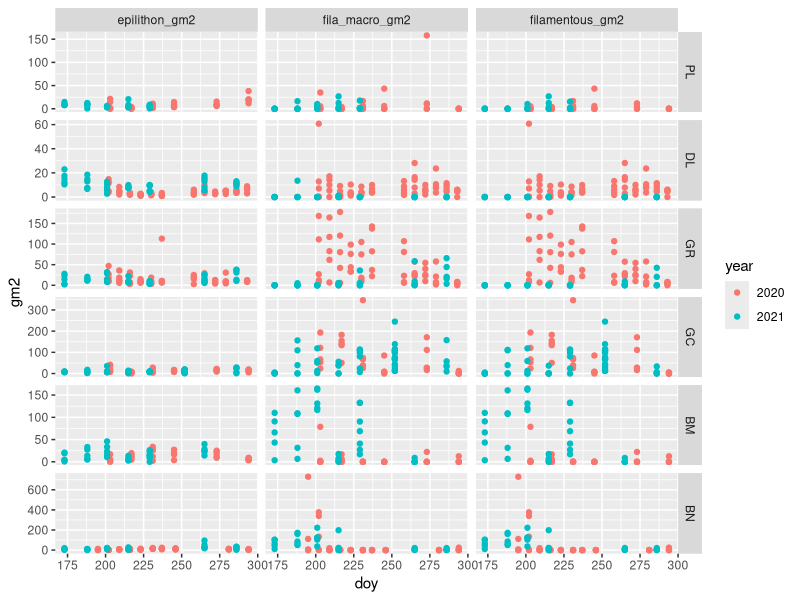
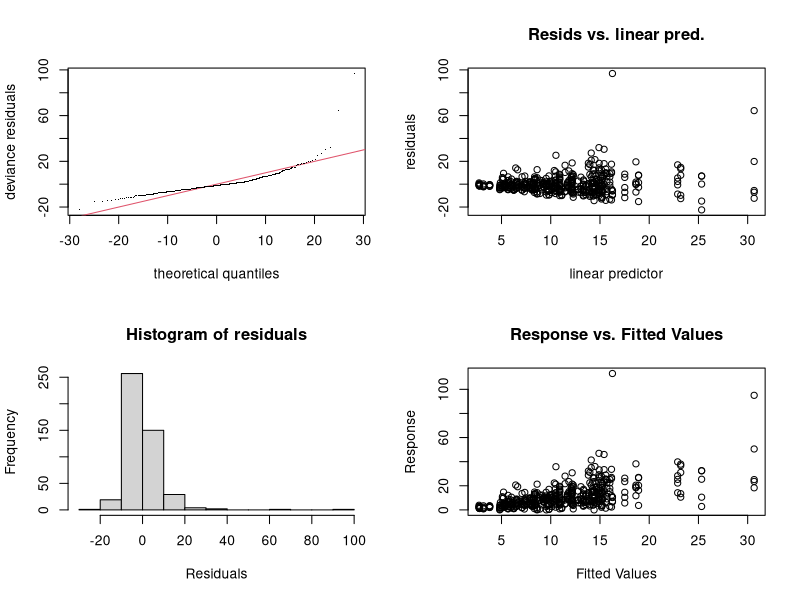
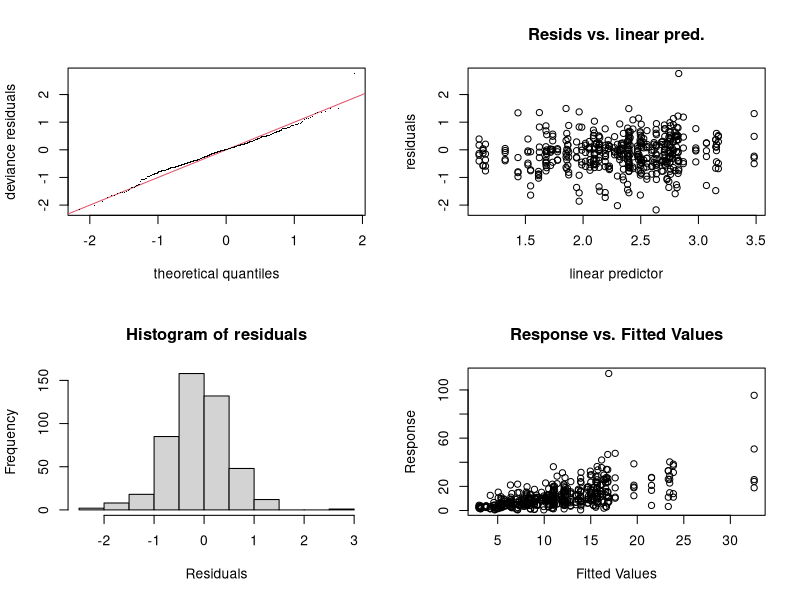
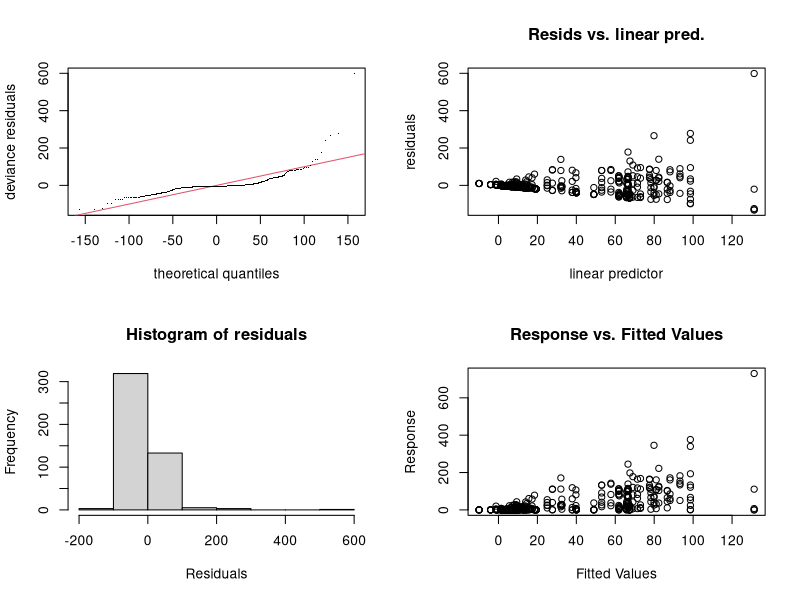
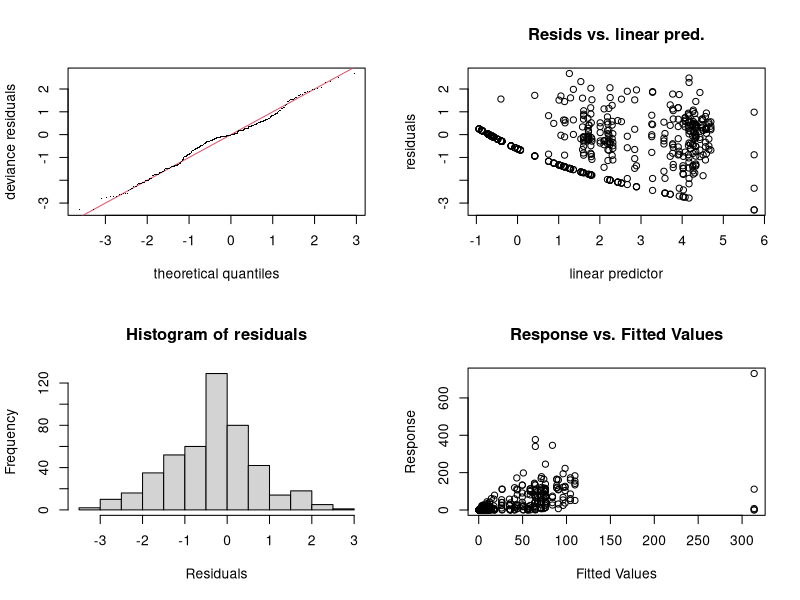
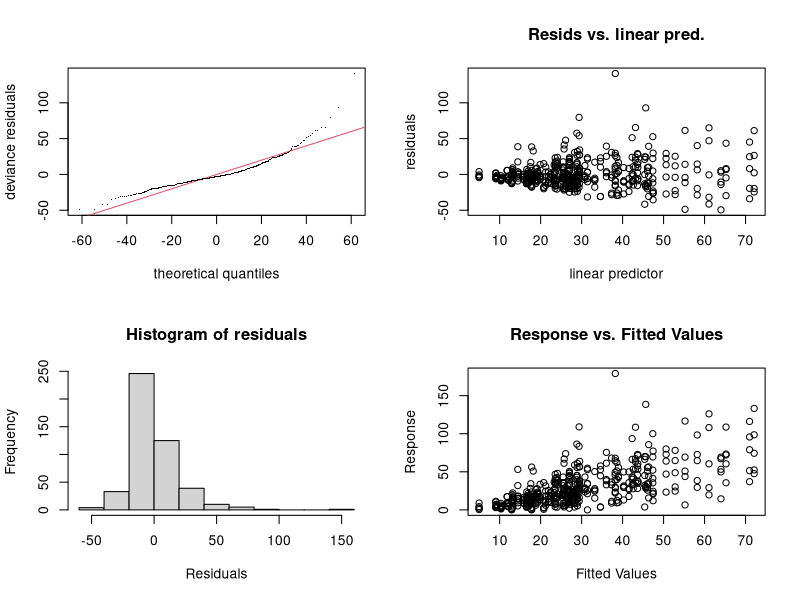
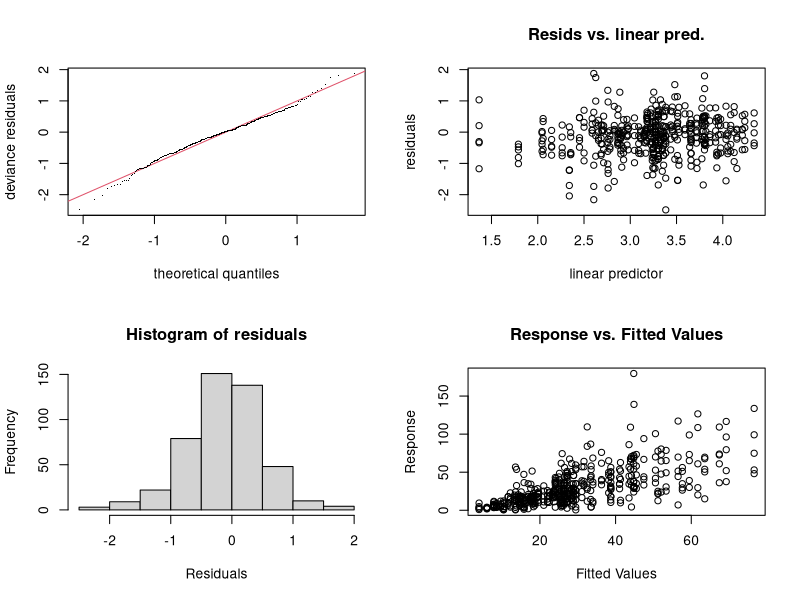
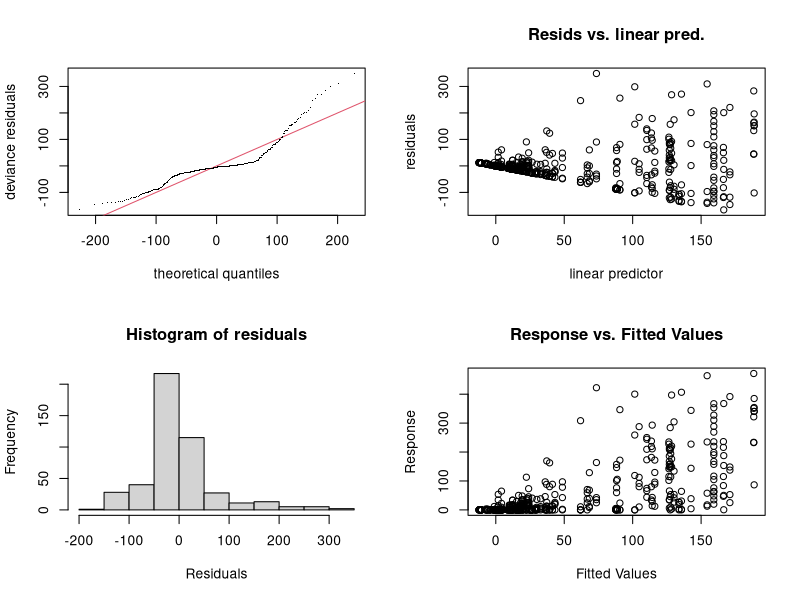

R code for these plots, in order: (Note: this script raises an error after producing the figures.)
# fit GAMS to biomass data
# 10/2022

library(tidyverse)
library(mgcv)

biomass <- read_csv('data/biomass_data/biomass_working_data.csv') %>%
    filter(!is.na(site) & site != 'CR') %>%
    mutate(site = factor(site, levels = c('PL', 'DL', 'GR', 'GC', 'BM', 'BN')),
           year = as.factor(lubridate::year(date)),
           site_year = paste(site, year, sep = '_'))

glimpse(biomass)


# look at the data
biomass %>%
    select(date, doy, year, site, ends_with('_gm2')) %>%
    pivot_longer(cols = -c('date', 'doy', 'year', 'site'),
                 names_to = 'bm_category',
                 values_to = 'gm2') %>%
    ggplot(aes(doy, gm2, col = year)) +
    geom_point() +
    facet_grid(site~bm_category, scales = 'free_y')



dates <- c(seq(min(biomass$date), max(biomass$date[biomass$year == 2020]), by = 'day'),
           seq(min(biomass$date[biomass$year == 2021]), max(biomass$date), by = 'day'))


# fit gams
preds <- data.frame(date = dates,
                    doy = as.numeric(format(dates, '%j')),
                    year = lubridate::year(dates))%>%
    mutate(year = as.factor(year))
s_preds <- data.frame()
for(site in unique(biomass$site)){
    preds$site = site
    s_preds <- bind_rows(s_preds, preds)
}
s_preds_lin <- s_preds_gamma <-
    mutate(s_preds,
           site_year = as.factor(paste(site, year, sep = '_'))) %>%
    tibble()

link_fn = 'log' # gamma link function, log or inverse?
delta = 0.5
par(mfrow = c(2,2))

# try it for all sites
biomass$site_year <- factor(biomass$site_year)
fg2_gamma <- gam(epilithon_gm2 + delta ~ s(doy) +
                  s(doy, site_year, bs = 'fs'),
              data = biomass, method = 'REML',
              family = Gamma(link = link_fn))

fg2 <- gam(epilithon_gm2 ~ s(doy) +
               s(doy, site_year, bs = 'fs'),
           data = biomass, method = 'REML', family = 'gaussian')

gam.check(fg2)

gam.check(fg2_gamma)
AIC(fg2)
AIC(fg2_gamma)

pp_lin <- mgcv::predict.gam(fg2, s_preds_lin, se.fit = TRUE)
pp_gamma <- mgcv::predict.gam(fg2_gamma, s_preds_gamma, type = 'response',
                        se.fit = TRUE)

s_preds_lin <- mutate(s_preds_lin,
                      epil_gm2_fit = c(pp_lin$fit),
                      epil_gm2_se = c(pp_lin$se.fit))
s_preds_gamma <- mutate(s_preds_gamma,
                        epil_gm2_fit = c(pp_gamma$fit) - delta,
                        epil_gm2_se = c(pp_gamma$se.fit))

# filamentous
fg2_fila_gamma <- gam(filamentous_gm2 +delta ~ s(doy) +
                          s(doy, site_year, bs = 'fs'),
                      data = biomass, method = 'REML',
                      family = Gamma(link = link_fn))

fg2_fila <- gam(filamentous_gm2 ~ s(doy) +
                    s(doy, site_year, bs = 'fs'),
                data = biomass, method = 'REML', family = 'gaussian')

AIC(fg2_fila)
AIC(fg2_fila_gamma)

gam.check(fg2_fila)
gam.check(fg2_fila_gamma)


pp_lin <- mgcv::predict.gam(fg2_fila, s_preds_lin, se.fit = TRUE)
pp_gamma <- mgcv::predict.gam(fg2_fila_gamma, type = 'response',
                              s_preds_gamma, se.fit = TRUE)

s_preds_lin <- mutate(s_preds_lin,
                      fila_gm2_fit = c(pp_lin$fit),
                      fila_gm2_se = c(pp_lin$se.fit))
s_preds_gamma <- mutate(s_preds_gamma,
                        fila_gm2_fit = c(pp_gamma$fit)-delta,
                        fila_gm2_se = c(pp_gamma$se.fit))


# chlorophyll
fg2_chla_gamma <- gam(epilithon_chla_mgm2 + delta ~ s(doy) +
                          s(doy, site_year, bs = 'fs'),
                      data = biomass, method = 'REML',
                      family = Gamma(link = link_fn))
fg2_chla <- gam(epilithon_chla_mgm2 ~ s(doy) +
                  s(doy, site_year, bs = 'fs'),
              data = biomass, method = 'REML', family = 'gaussian')

gam.check(fg2_chla)
gam.check(fg2_chla_gamma)

AIC(fg2_chla_gamma)
AIC(fg2_chla)

pp_gamma <- mgcv::predict.gam(fg2_chla_gamma, s_preds_gamma,
                              type ='response', se.fit = TRUE)
pp_lin <- mgcv::predict.gam(fg2_chla, s_preds_lin, se.fit = TRUE)

s_preds_lin <- mutate(s_preds_lin,
                      epil_chla_mgm2_fit = c(pp_lin$fit),
                      epil_chla_mgm2_se = c(pp_lin$se.fit))
s_preds_gamma <- mutate(s_preds_gamma,
                        epil_chla_mgm2_fit = c(pp_gamma$fit) - delta,
                        epil_chla_mgm2_se = c(pp_gamma$se.fit))

# filamentous
fg2_fila_chla_gamma <- gam(filamentous_chla_mgm2 +delta ~ s(doy) +
                               s(doy, site_year, bs = 'fs'),
                           data = biomass, method = 'REML',
                           family = Gamma(link = link_fn))
fg2_fila_chla <- gam(filamentous_chla_mgm2 ~ s(doy) +
                        s(doy, site_year, bs = 'fs'),
                     data = biomass, method = 'REML', family = 'gaussian')

gam.check(fg2_fila_chla)
gam.check(fg2_fila_chla_gamma)
AIC(fg2_fila_chla)
AIC(fg2_fila_chla_gamma)


pp_gamma <- mgcv::predict.gam(fg2_fila_chla_gamma, s_preds_gamma,
                              type ='response', se.fit = TRUE)
pp_lin <- mgcv::predict.gam(fg2_fila_chla, s_preds_lin, se.fit = TRUE)

s_preds_lin <- mutate(s_preds_lin,
                      fila_chla_mgm2_fit = c(pp_lin$fit),
                      fila_chla_mgm2_se = c(pp_lin$se.fit))
s_preds_gamma <- mutate(s_preds_gamma,
                        fila_chla_mgm2_fit = c(pp_gamma$fit)-delta,
                        fila_chla_mgm2_se = c(pp_gamma$se.fit))

# Calculate fit metrics for the smoothness parameter
k1 <- k.check(fg2) %>% data.frame() %>%
    mutate(model = 'biofilm AFDM',
           smooth_par = c('s(doy)', 's(doy, site_year)')) %>%
    relocate(model, smooth_par)
rownames(k1) <- NULL
k2 <- k.check(fg2_fila) %>% data.frame() %>%
    mutate(model = 'filamentous AFDM',
           smooth_par = c('s(doy)', 's(doy, site_year)')) %>%
    relocate(model, smooth_par)
rownames(k2) <- NULL
k3 <- k.check(fg2_chla) %>% data.frame() %>%
    mutate(model = 'biofilm chla',
           smooth_par = c('s(doy)', 's(doy, site_year)')) %>%
    relocate(model, smooth_par)
rownames(k3) <- NULL
k4 <- k.check(fg2_fila_chla) %>% data.frame() %>%
    mutate(model = 'filamentous chla',
           smooth_par = c('s(doy)', 's(doy, site_year)')) %>%
    relocate(model, smooth_par)
rownames(k4) <- NULL
k_check <- bind_rows(k1, k2, k3, k4)

# gamma model
k1 <- k.check(fg2_gamma) %>% data.frame() %>%
    mutate(model = 'biofilm AFDM',
           smooth_par = c('s(doy)', 's(doy, site_year)')) %>%
    relocate(model, smooth_par)
rownames(k1) <- NULL
k2 <- k.check(fg2_fila_gamma) %>% data.frame() %>%
    mutate(model = 'filamentous AFDM',
           smooth_par = c('s(doy)', 's(doy, site_year)')) %>%
    relocate(model, smooth_par)
rownames(k2) <- NULL
k3 <- k.check(fg2_chla_gamma) %>% data.frame() %>%
    mutate(model = 'biofilm chla',
           smooth_par = c('s(doy)', 's(doy, site_year)')) %>%
    relocate(model, smooth_par)
rownames(k3) <- NULL
k4 <- k.check(fg2_fila_chla_gamma) %>% data.frame() %>%
    mutate(model = 'filamentous chla',
           smooth_par = c('s(doy)', 's(doy, site_year)')) %>%
    relocate(model, smooth_par)
rownames(k4) <- NULL
k_check_gamma <- bind_rows(k1, k2, k3, k4)

# plot diagnostics
png('figures/biomass_idGAMs_diagnostics.png', width = 7.5, height = 7.5,
    units = 'in', res = 300)
    par(mfrow = c(4,4),
        mar = c(3,4,2,2),
        oma = c(0,3,1,0))
    gam.check(fg2_gamma)
    mtext(expression(paste('biofilm g',m^-2)), 2, line = 45)
    gam.check(fg2_fila_gamma)
    mtext(expression(paste('fila. g',m^-2)), 2, line = 45)
    gam.check(fg2_chla_gamma)
    mtext(expression(paste('biofilm chla mg',m^-2)), 2, line = 45)
    gam.check(fg2_fila_chla_gamma)
    mtext(expression(paste('fila. chla mg',m^-2)), 2, line = 45)
dev.off()
png('figures/biomass_linGAMs_diagnostics.png', width = 7.5, height = 7.5,
    units = 'in', res = 300)
    par(mfrow = c(4,4),
        mar = c(3,4,2,2),
        oma = c(0,3,1,0))
    gam.check(fg2)
    mtext(expression(paste('biofilm g',m^-2)), 2, line = 45)
    gam.check(fg2_fila)
    mtext(expression(paste('fila. g',m^-2)), 2, line = 45)
    gam.check(fg2_chla)
    mtext(expression(paste('biofilm chla mg',m^-2)), 2, line = 45)
    gam.check(fg2_fila_chla)
    mtext(expression(paste('fila. chla mg',m^-2)), 2, line = 45)
dev.off()

qq = as_tibble(lapply(s_preds_lin, c)) %>% select(-site_year)
write_csv(qq, 'data/biomass_data/linear_gam_fits_biomass.csv')
write_csv(k_check, 'data/biomass_data/linear_gam_smoothness_parameter_checks.csv')

qq = as_tibble(lapply(s_preds_gamma, c)) %>% select(-site_year) %>%
    mutate(across(starts_with(c('epil', 'fila')),
                              ~case_when(. < 0 ~ 0,
                                         TRUE ~ .)))
write_csv(qq, 'data/biomass_data/log_gamma_gam_fits_biomass.csv')
write_csv(k_check_gamma, 'data/biomass_data/log_gamma_gam_smoothness_parameter_checks.csv')

# plot GAMS
qq <- qq %>%
    mutate(site = factor(site, levels = c('PL', 'DL', 'GR', 'GC', 'BM', 'BN'))) %>%
    pivot_longer(cols = starts_with(c('epil', 'fila')),
             names_to = c('biomass_type', 'units', 'stat'),
             names_pattern = '([a-z]+)_([a-z0-9_]+)_([a-z]+)',
             values_to = 'value') %>%
    pivot_wider(names_from = 'stat', values_from = 'value') %>%
    group_by(site, biomass_type, units) %>%
    mutate(across(c('fit', 'se'), ~zoo::na.approx(., x = date, na.rm = F)))# %>%
    # mutate(fit = case_when(se > fit ~ NA_real_,
    #                        se > 500 ~ NA_real_,
    #                        TRUE ~ fit),
    #        se = case_when(is.na(fit)~NA_real_,
    #                       TRUE ~ se))
meas <- select(biomass, date, site, sample,
       epil_gm2_meas = epilithon_gm2,
       fila_gm2_meas = filamentous_gm2,
       epil_chla_mgm2_meas = epilithon_chla_mgm2,
       fila_chla_mgm2_meas = filamentous_chla_mgm2) %>%
    pivot_longer(cols = starts_with(c('epil', 'fila')),
                 names_to = c('biomass_type', 'units', 'stat'),
                 names_pattern = '([a-z]+)_([a-z0-9_]+)_([a-z]+)',
                 values_to = 'value') %>%
    pivot_wider(names_from = 'stat', values_from = 'value') %>%
    mutate(year = lubridate::year(date))
meas_chl <- filter(meas, units == 'chla_mgm2')
meas_mass <- filter(meas, units == 'gm2')

# mm <- qq %>% filter(units == 'gm2') %>%
#     mutate(fit = fit + x,
#            fit_high = fit + se,
#            fit_low = fit - se,
#            fit_low = case_when(fit_low < 0.3 ~ 0.3,
#                                TRUE ~ fit_low)) %>%
#     ggplot(aes(date, fit, col = biomass_type)) +
#     geom_line()+
#     geom_ribbon(aes(ymax = fit_high, ymin = fit_low,
#                     fill = biomass_type), alpha = 0.4, color = NA)+
#     geom_point(data = meas_mass, aes(date, meas, col = biomass_type))+
#     facet_grid(site~year, scales = 'free_x') +
#     scale_color_discrete(type = c('#1B9EC9', '#97BB43'))+
#     scale_fill_discrete(type = c('#1B9EC9', '#97BB43'))+
#     scale_y_log10(limits = c(0.3, 600))+
#     xlab('Date') +
#     ylab(expression('Algal Standing Crop (AFDM g '~ m^-2*')')) +
#     theme_bw()
# cc <- qq %>%
#     mutate(fit = fit + x,
#            fit_high = fit + se,
#            fit_low = fit - se,
#            fit_low = case_when(fit_low < 0.3 ~ 0.3,
#                                TRUE ~ fit_low)) %>%
#     filter(units == 'chla_mgm2') %>%
#     ggplot(aes(date, fit, col = biomass_type)) +
#     geom_line()+
#     geom_ribbon(aes(ymax = fit_high, ymin = fit_low,
#                     fill = biomass_type), alpha = 0.4, color = NA)+
#     geom_point(data = meas_chl, aes(date, meas, col = biomass_type))+
#     facet_grid(site~year, scales = 'free_x') +
#     scale_color_discrete(type = c('#1B9EC9', '#97BB43'))+
#     scale_fill_discrete(type = c('#1B9EC9', '#97BB43'))+
#     scale_y_log10(limits = c(0.3, 1000))+
#     xlab('Date') +
#     ylab(expression('Algal Standing Crop (mg chl a '~ m^-2*')')) +
#     theme_bw()
meas_mass2 <- mutate(meas_mass,
                     meas = case_when(meas < delta ~ delta,
                                      TRUE ~ meas))
meas_chl2 <- mutate(meas_chl,
                    meas = case_when(meas < delta ~ delta,
                                     TRUE ~ meas))
mm <- qq %>% filter(units == 'gm2') %>%
    mutate(fit = case_when(fit < delta ~ delta,
                           TRUE ~ fit),
           fit_high = fit + se,
           fit_low = fit - se,
           fit_low = case_when(fit_low < delta ~ delta,
                               TRUE ~ fit_low)) %>%
    ggplot(aes(date, fit, col = biomass_type)) +
    geom_line()+
    geom_ribbon(aes(ymax = fit_high, ymin = fit_low,
                    fill = biomass_type), alpha = 0.4, color = NA)+
    geom_point(data = meas_mass2, aes(date, meas, col = biomass_type))+
    facet_grid(site~year, scales = 'free_x') +
    scale_color_discrete(type = c('#1B9EC9', '#97BB43'))+
    scale_fill_discrete(type = c('#1B9EC9', '#97BB43'))+
    scale_y_log10(limits = c(0.3, 600))+
    xlab('Date') +
    ylab(expression('Algal Standing Crop (AFDM g '~ m^-2*')')) +
    theme_bw()
cc <- qq %>%
    mutate(fit = case_when(fit < delta ~ delta,
                           TRUE ~ fit),
           fit_high = fit + se,
           fit_low = fit - se,
           fit_low = case_when(fit_low < delta ~ delta,
                               TRUE ~ fit_low)) %>%
    filter(units == 'chla_mgm2') %>%
    ggplot(aes(date, fit, col = biomass_type)) +
    geom_line()+
    geom_ribbon(aes(ymax = fit_high, ymin = fit_low,
                    fill = biomass_type), alpha = 0.4, color = NA)+
    geom_point(data = meas_chl2, aes(date, meas, col = biomass_type))+
    facet_grid(site~year, scales = 'free_x') +
    scale_color_discrete(type = c('#1B9EC9', '#97BB43'))+
    scale_fill_discrete(type = c('#1B9EC9', '#97BB43'))+
    scale_y_log10(limits = c(0.3, 1000))+
    xlab('Date') +
    ylab(expression('Algal Standing Crop (mg chl a '~ m^-2*')')) +
    theme_bw()

png('figures/biomass_log_gamma_gams_comb_zeros.png', width = 7.5, height = 5, units = 'in',
    res = 300)

    ggpubr::ggarrange(mm, cc, nrow = 1, common.legend = TRUE,
                      labels = c('a', 'b'))
dev.off()

# trim estimates so that they aren't more than 2 weeks from an actual measurement
qq %>%
  mutate(fit = case_when(se > 2*fit & se >100 ~ NA_real_,
                         fit < 0 ~ NA_real_,
                         fit > 1000 ~ NA_real_,
                         TRUE ~ fit),
         se = case_when(is.na(fit) ~ NA_real_,
                        TRUE ~ se))  %>%
    ggplot(aes(date, fit, col = units)) +
    geom_point()+
    facet_grid(site~biomass_type)


ndays = 0
mega_dates <- data.frame()
for(bt in c('epil', 'fila')){
    u_dates <- data.frame()
    for(u in c('gm2', 'chla_mgm2')){
        dates  <- meas %>%
            filter(biomass_type == bt, units == u)%>%
            select(date, site)

        cov_dates <- data.frame()
        for(s in unique(meas$site)){
            d <- filter(dates, site == s)
            dd <- unique(d$date)
            dlist <- vector()
            for(i in 1:length(dd)){

                dlist <- lubridate::as_date(c(dlist, seq((dd[i]-ndays),
                                                         (dd[i] + ndays),
                                                         by = 'day')))
            }
            cd = data.frame(date = unique(dlist)) %>%
                mutate(site = s)
            cov_dates <- bind_rows(cov_dates, cd)
        }
        cov_dates<- mutate(cov_dates, units = u)
        u_dates <- bind_rows(u_dates, cov_dates)
    }
    u_dates <- mutate(u_dates, biomass_type = bt)
    mega_dates <- bind_rows(mega_dates, u_dates)
}

mega_dates$coverage = 'good'
st_end <- mega_dates %>%
    mutate(year = factor(lubridate::year(date))) %>%
    group_by(site, year, units, biomass_type) %>%
    summarize(start = min(date),
              end = max(date)) %>%
    ungroup() %>%print(n = 48)

# qq2 <-
    left_join(qq, st_end, by = c('site','year', 'units', 'biomass_type')) %>%
    mutate(coverage = case_when(date > start & date < end ~ 'good',
                                TRUE ~ 'bad'),
           fit = case_when(coverage == 'bad' ~ NA_real_,
                           se > 2*fit ~ NA_real_,
                           fit > 1000 ~ NA_real_,
                           fit < 0 ~ NA_real_,
                           TRUE ~ fit),
           se = case_when(is.na(fit)~ NA_real_,
                          TRUE ~ se)) %>%
    ggplot(aes(date, fit, col = units)) + geom_line() +
    geom_ribbon(aes(ymin = fit-se, ymax = fit+se, fill = units), alpha = 0.3)+
    facet_grid(site~biomass_type)#, scales = 'free')
write_csv(qq2, 'data/biomass_data/invgamma_gam_fits_biomass.csv')
